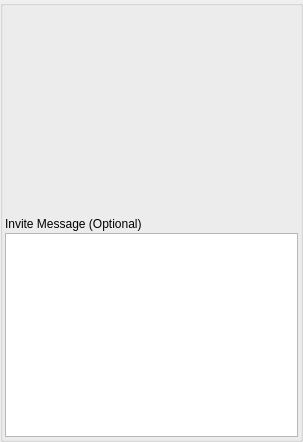
<?xml version="1.0" encoding="UTF-8"?>
<ui version="4.0">
 <class>AppletInviteCreateUi</class>
 <widget class="QWidget" name="AppletInviteCreateUi">
  <property name="geometry">
   <rect>
    <x>0</x>
    <y>0</y>
    <width>303</width>
    <height>442</height>
   </rect>
  </property>
  <property name="sizePolicy">
   <sizepolicy hsizetype="Expanding" vsizetype="Expanding">
    <horstretch>0</horstretch>
    <verstretch>0</verstretch>
   </sizepolicy>
  </property>
  <property name="minimumSize">
   <size>
    <width>0</width>
    <height>0</height>
   </size>
  </property>
  <property name="maximumSize">
   <size>
    <width>16777215</width>
    <height>16777215</height>
   </size>
  </property>
  <property name="windowTitle">
   <string>Create Invite</string>
  </property>
  <layout class="QGridLayout" name="gridLayout">
   <property name="leftMargin">
    <number>0</number>
   </property>
   <property name="topMargin">
    <number>0</number>
   </property>
   <property name="rightMargin">
    <number>0</number>
   </property>
   <property name="bottomMargin">
    <number>0</number>
   </property>
   <property name="spacing">
    <number>0</number>
   </property>
   <item row="0" column="0">
    <widget class="QGroupBox" name="StyledDlgItemsBox">
     <property name="sizePolicy">
      <sizepolicy hsizetype="Expanding" vsizetype="Expanding">
       <horstretch>0</horstretch>
       <verstretch>0</verstretch>
      </sizepolicy>
     </property>
     <property name="minimumSize">
      <size>
       <width>0</width>
       <height>0</height>
      </size>
     </property>
     <property name="title">
      <string/>
     </property>
     <layout class="QVBoxLayout" name="verticalLayout_2">
      <property name="spacing">
       <number>2</number>
      </property>
      <property name="leftMargin">
       <number>2</number>
      </property>
      <property name="topMargin">
       <number>2</number>
      </property>
      <property name="rightMargin">
       <number>2</number>
      </property>
      <property name="bottomMargin">
       <number>2</number>
      </property>
      <item>
       <widget class="InviteUrlWidget" name="m_InviteUrlWidget" native="true">
        <property name="sizePolicy">
         <sizepolicy hsizetype="Preferred" vsizetype="Expanding">
          <horstretch>0</horstretch>
          <verstretch>0</verstretch>
         </sizepolicy>
        </property>
       </widget>
      </item>
      <item>
       <widget class="ClipboardCopyWidget" name="m_ClipboardCopyWidget" native="true"/>
      </item>
      <item>
       <widget class="QLabel" name="label">
        <property name="text">
         <string>Invite Message (Optional)</string>
        </property>
       </widget>
      </item>
      <item>
       <widget class="QPlainTextEdit" name="m_InviteMessageTextEdit">
        <property name="sizePolicy">
         <sizepolicy hsizetype="Expanding" vsizetype="Expanding">
          <horstretch>0</horstretch>
          <verstretch>0</verstretch>
         </sizepolicy>
        </property>
        <property name="plainText">
         <string notr="true"/>
        </property>
       </widget>
      </item>
     </layout>
    </widget>
   </item>
  </layout>
 </widget>
 <customwidgets>
  <customwidget>
   <class>ClipboardCopyWidget</class>
   <extends>QWidget</extends>
   <header>ClipboardCopyWidget.h</header>
   <container>1</container>
  </customwidget>
  <customwidget>
   <class>InviteUrlWidget</class>
   <extends>QWidget</extends>
   <header>InviteUrlWidget.h</header>
   <container>1</container>
  </customwidget>
 </customwidgets>
 <resources/>
 <connections/>
</ui>
